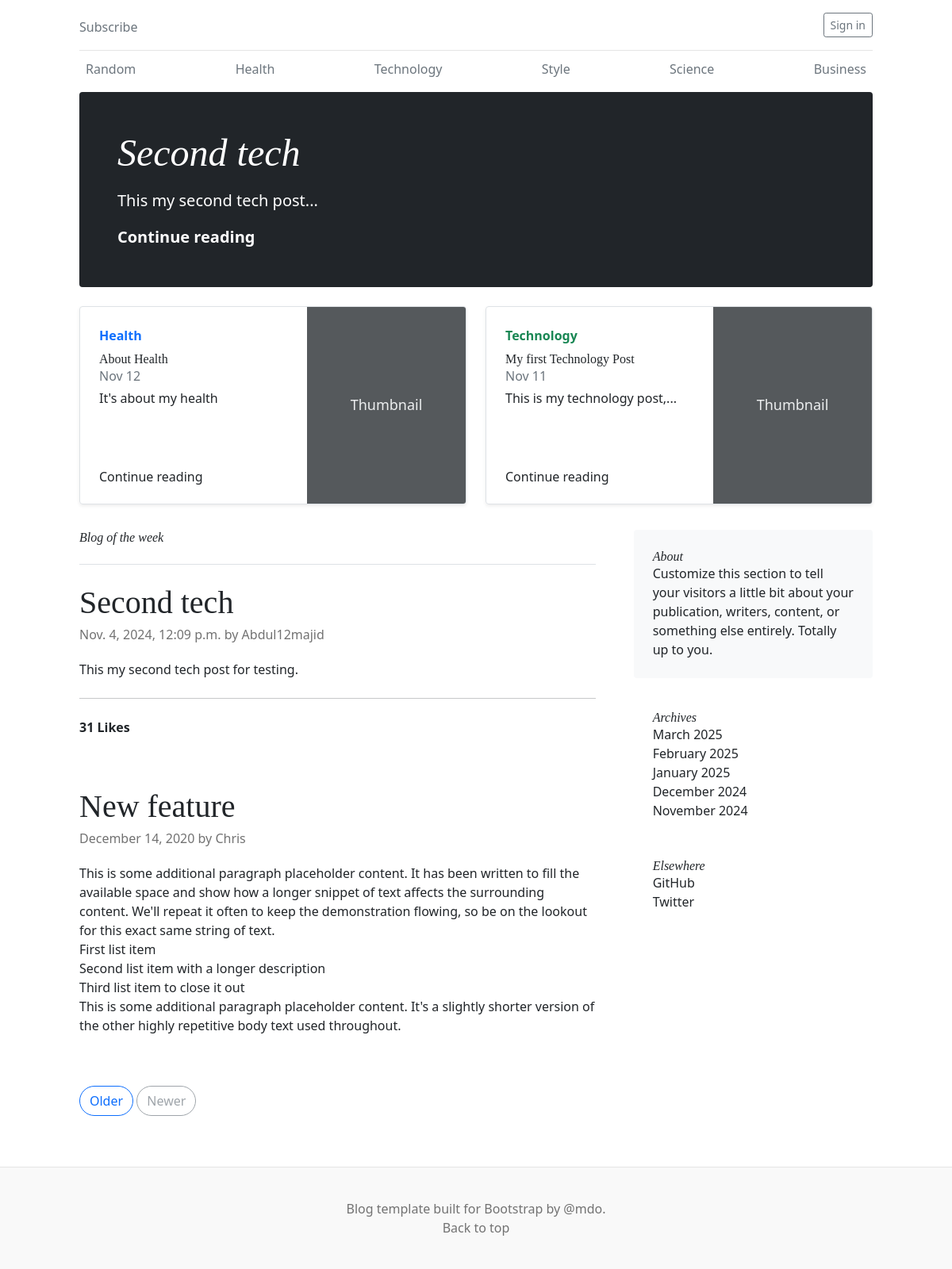
The app's page /, older data.
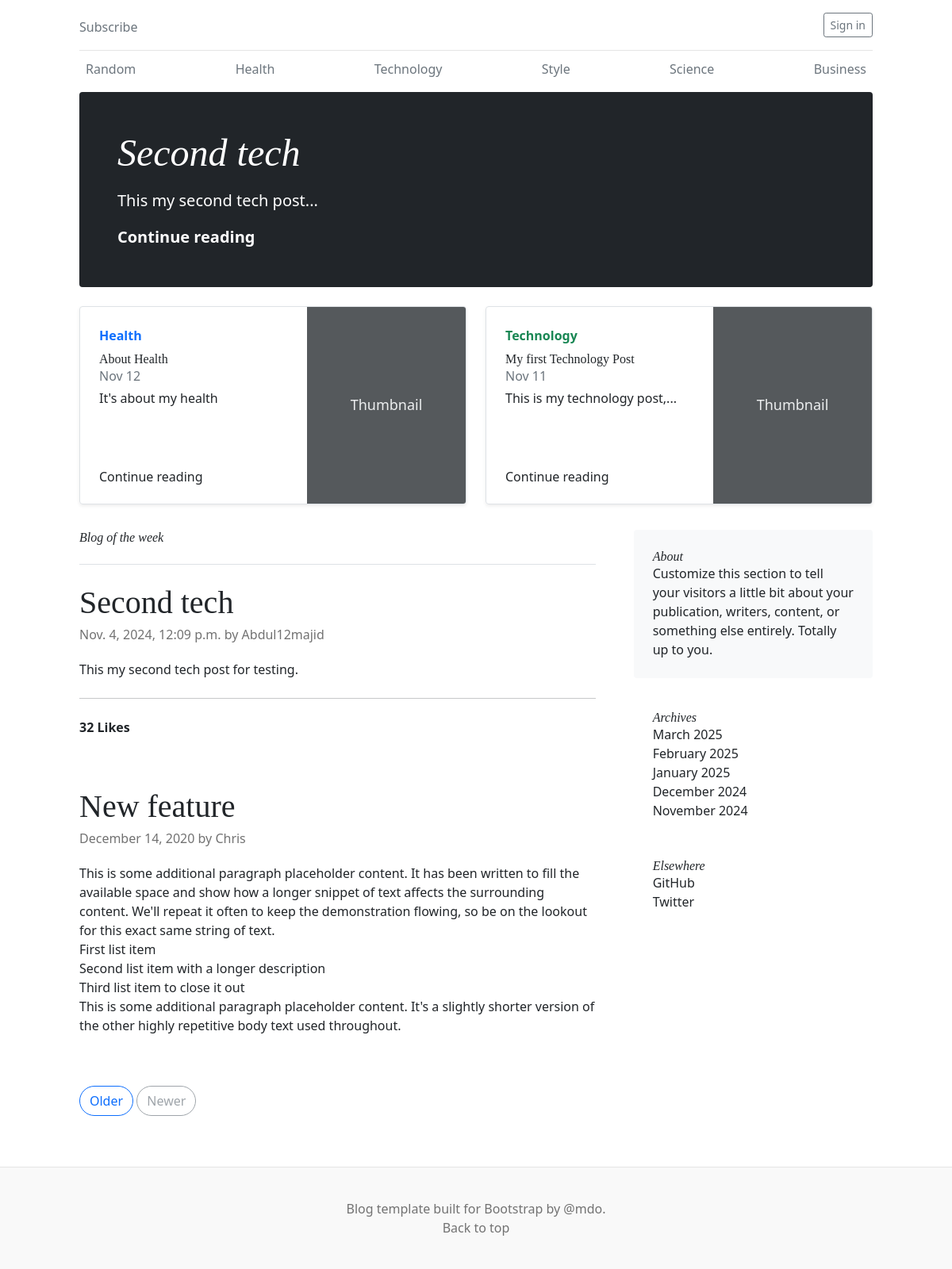
The same page, newer data.
### blog_app/models.py (models this page shows, shortened)
class Post(models.Model):
	id = models.UUIDField(primary_key=True, default=uuid.uuid4, editable=False)
	title = models.CharField(max_length=200)
	slug = models.SlugField(max_length=200, unique=True)
	author = models.ForeignKey(User, on_delete=models.CASCADE)
	content = models.TextField()
	created_at = models.DateTimeField(auto_now_add=True)
	updated_at = models.DateTimeField(auto_now=True)
	likes = models.IntegerField(default=0)
	categories = models.ForeignKey(Category, on_delete=models.CASCADE)
	is_published = models.BooleanField(default=True)
	def short_content(self):
		words = self.content.split()[:5]
		return ' '.join(words) + '...' if len(words) == 5 else ' '.join(words)

### blog_app/views.py (the view)
# urls.py: path('', views.index, name="index"),
def index(request):
	if request.user.is_authenticated:
		most_liked_post = Post.objects.order_by('-likes').first()
		user_profile = request.user.profile
		liked_post = user_profile.liked_post.all()
		top_three_posts = Post.objects.order_by('-likes')[:3]
		second_most_liked_post = top_three_posts[1] if len(top_three_posts) > 1 else None
		third_most_liked_post = top_three_posts[2] if len(top_three_posts) > 2 else None
		context = {
			'most_liked_post':most_liked_post,
			'second_most_liked_post':second_most_liked_post,
			'third_most_liked_post':third_most_liked_post,
			'liked_post':liked_post,
		}
		return render(request, 'index.html', context)
	else:
		most_liked_post = Post.objects.order_by('-likes').first()
		top_three_posts = Post.objects.order_by('-likes')[:3]
		second_most_liked_post = top_three_posts[1] if len(top_three_posts) > 1 else None
		third_most_liked_post = top_three_posts[2] if len(top_three_posts) > 2 else None
		context = {
			'most_liked_post':most_liked_post,
			'second_most_liked_post':second_most_liked_post,
			'third_most_liked_post':third_most_liked_post,
			}
		return render(request, 'index.html', context)

### blog_app/templates/index.html (shortened to what the changed rows need)
{% extends 'base.html' %}
    {% block top_blog %}
      <h1 class="display-4 fst-italic">{{ most_liked_post.title }}</h1>
      <p class="lead my-3">{{ most_liked_post.short_content }}</p>
      <p class="lead mb-0"><a href="{% url 'post_detail' slug=most_liked_post.slug %}" class="text-white fw-bold">Continue reading</a></p>
    {% endblock %}
  {% block content %}
  <div class="row g-5">
    <div class="col-md-8">
      <article class="blog-post">
        <h2 class="blog-post-title">{{ most_liked_post.title }}</h2>
        <p class="blog-post-meta">{{ most_liked_post.created_at }} by <a href="#">{{ most_liked_post.author.username }}</a></p>
        <p>{{ most_liked_post.content }}.</p></br>
        <hr></br>
        {% if user.is_authenticated %}
            <div id="like_id">
            {% if most_liked_post in liked_post  %}
                <i hx-post="{% url 'like_count2' most_liked_post.id %}" hx-target="#like_id" hx-swap="innerhtml" class="fa-solid fa-heart" style="color:darkgrey;"></i><b>{{ most_liked_post.likes }}</b>
            {% else %}
                <i hx-post="{% url 'like_count2' most_liked_post.id %}" hx-target="#like_id" hx-swap="innerhtml" class="fa fa-heart-o" style="color:darkgrey;"></i><b>{{ most_liked_post.likes }}</b>
            {% endif %}
            </div>
        {% else %}
            <div id="like_id">
            <b>{{ most_liked_post.likes }} Likes</b>
        {% endif %}
            </div>
      </article>
      <article class="blog-post">
        <h2 class="blog-post-title">New feature</h2>
      </article>
    </div>
{% endblock %}

Row changes from the older to the newer data that the page shows:
changed Post "Second tech": likes "31" → "32"
